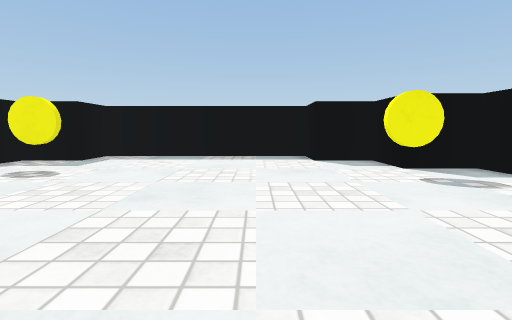
View 1 (above)

12 first-person views from a walk through a 3-D level made in the Unity game engine. The camera is 0.51 m above the floor, tilts 6° down and sees 85° across. The floor is counted in squares, 0.5 m on a side. Each view is taken from the middle of a square. On the plan, view 1 faces up. The plan holds only what a view shows up to about 11 squares ahead; the rest is blank. The player character is not drawn. Surface patterns are stand-ins for the level's own textures.

View 2
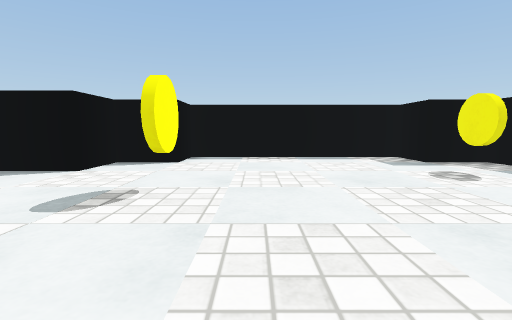

View 3
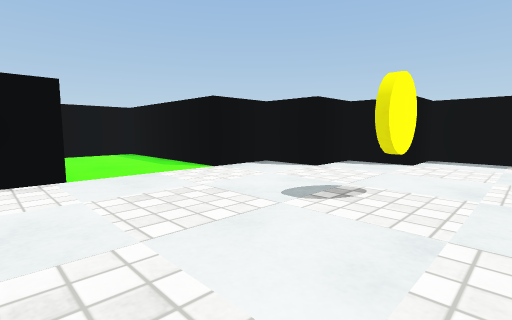

View 4
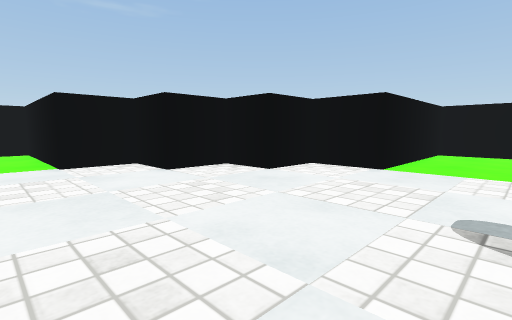

View 5
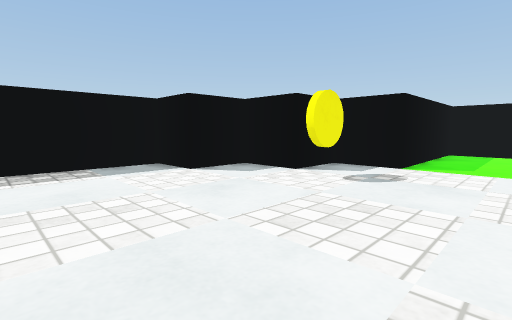

View 6
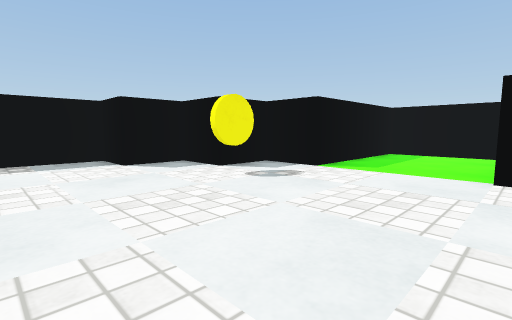

View 7
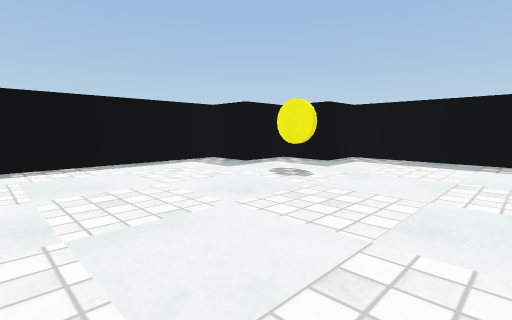

View 8
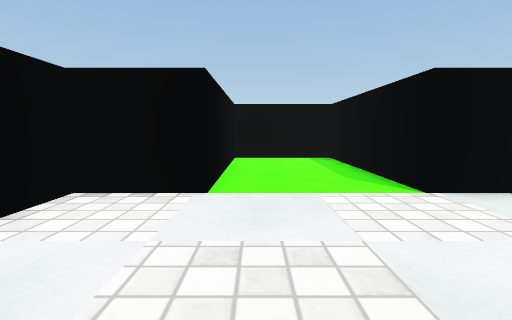

View 9
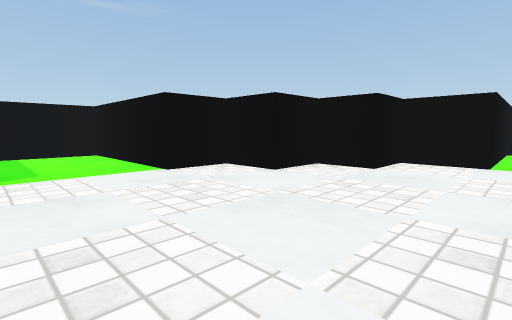

View 10
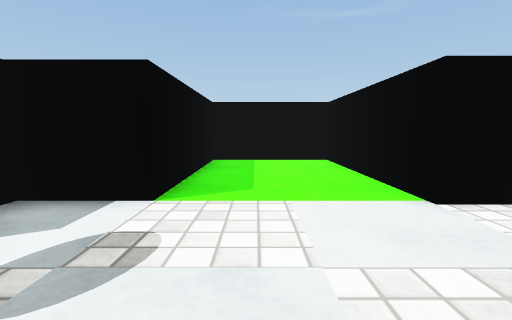

View 11
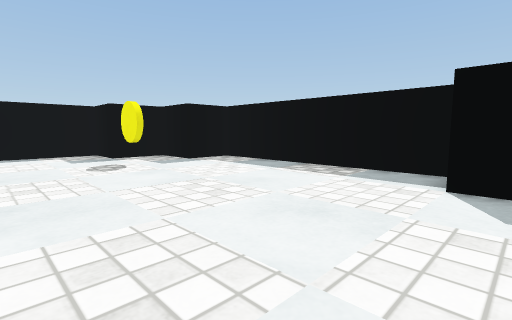

View 12
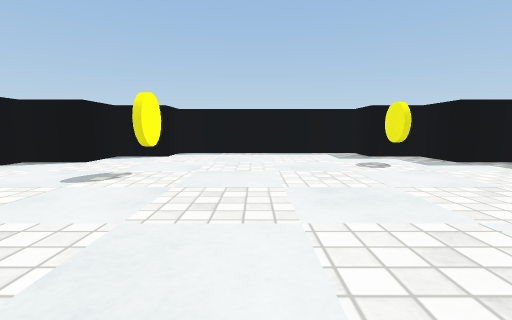

### Floor plan
Points are (right, up) in squares from view 1. A wall is a line through its corners. A room is listed if a view was taken in it or the views show most of it. See-through windows are left out.
Room 1 (views 1, 2, 3, 4, 5, 6, 7, 8, 9, 10, 11, 12)
walls: (2, -2.5) (3.8, -2.5) (3.8, -0.5) (5.8, -0.5) (5.8, 1.5) (11.8, 1.5) (11.8, 5.5) (6, 5.5) (6, 7.5) (4, 7.5) (4, 9.5) (2, 9.5) (2, 11.3) (-6, 11.3) (-6, 9.5) (-8, 9.5) (-8, 7.5) (-9.8, 7.5) (-9.8, -0.5) (-8, -0.5) (-8, -2.5) (-6, -2.5) (-6, -4.5) (-3.8, -4.5) (-3.8, -10.5) (-0.2, -10.5) (-0.2, -4.5) (2, -4.5) (2, -2.5)
objects: yellow coin (-6, 7); yellow coin (-4, 0); yellow coin (4, 6)

Positions as (right, up) in squares from view 1, and headings:
1: (0, 0), facing up
2: (1, 2), facing left
3: (1, 2), facing down-left
4: (-3, 3), facing down-right
5: (-2, 3), facing up-right
6: (-1, 1), facing up-right
7: (-1, 1), facing up-left
8: (-1, 0), facing down
9: (-1, 5), facing down-right
10: (2, 4), facing right
11: (3, 4), facing up-left
12: (3, 3), facing left
